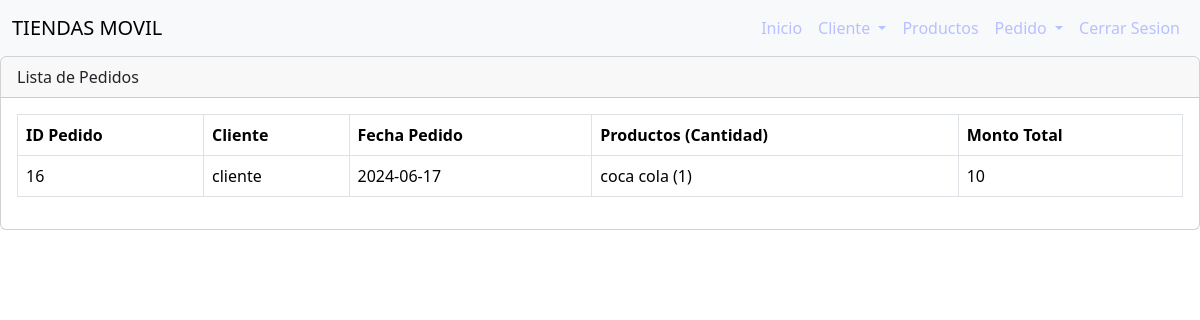
The page /secciones/pedidos/listado_p.php (signed in) on the database its author committed.
### tables this page shows
CREATE TABLE `pedido` (
  `idPedido` int NOT NULL AUTO_INCREMENT,
  `monto_total` double DEFAULT NULL,
  `fecha_pedido` date DEFAULT NULL,
  `cliente_idcliente` int NOT NULL,
  PRIMARY KEY (`idPedido`),
  KEY `fk_pedido_cliente1_idx` (`cliente_idcliente`),
  CONSTRAINT `fk_pedido_cliente1` FOREIGN KEY (`cliente_idcliente`) REFERENCES `cliente` (`idcliente`)
);

### secciones/pedidos/listado_p.php (the view, shortened to what this page needs)
<?php
$id_prevendedor = $_SESSION["idprevendedor"];
include("../../bd.php");
try {
    $sentencia_pedidos = $conexion->prepare("
        SELECT p.idPedido, p.monto_total, p.fecha_pedido,
        GROUP_CONCAT(DISTINCT CONCAT(c.nombre, ' ', c.apellido) SEPARATOR ', ') AS N_C,
               GROUP_CONCAT(CONCAT(pr.nombre, ' (', ph.cantidad, ')') SEPARATOR ', ') AS productos
        FROM pedido p
        INNER JOIN cliente c ON p.cliente_idcliente = c.idcliente
        INNER JOIN productos_has_pedido ph ON p.idPedido = ph.Pedido_idPedido
        INNER JOIN productos pr ON ph.productos_id_producto = pr.id_producto
        INNER JOIN prevendedor pv ON c.prevendedor_idprevendedor = pv.idprevendedor
        WHERE pv.idprevendedor = :id_prevendedor
        AND p.idPedido NOT IN (SELECT pedido FROM ventas)
        GROUP BY p.idPedido, p.monto_total, p.fecha_pedido, c.nombre
    ");
    $sentencia_pedidos->bindParam(":id_prevendedor", $id_prevendedor);
    $sentencia_pedidos->execute();
    $pedidos = $sentencia_pedidos->fetchAll(PDO::FETCH_ASSOC);
} catch (PDOException $e) {
    echo "Error al obtener los pedidos: " . $e->getMessage();
    exit();
}
include("../../templates/header.php");
?>
<div class="card">
    <div class="card-header">
        Lista de Pedidos
    </div>
    <div class="card-body">
        <table class="table table-bordered">
            <thead>
                <tr>
                    <th>ID Pedido</th>
                    <th>Cliente</th>
                    <th>Fecha Pedido</th>
                    <th>Productos (Cantidad)</th>
                    <th>Monto Total</th>
                </tr>
            </thead>
            <tbody>
                <?php foreach($pedidos as $pedido): ?>
                    <tr>
                        <td><?php echo htmlspecialchars($pedido['idPedido']); ?></td>
                        <td><?php echo htmlspecialchars($pedido['N_C']); ?></td>
                        <td><?php echo htmlspecialchars($pedido['fecha_pedido']); ?></td>
                        <td><?php echo htmlspecialchars($pedido['productos']); ?></td>
                        <td><?php echo htmlspecialchars($pedido['monto_total']); ?></td>
                    </tr>
                <?php endforeach; ?>
            </tbody>
        </table>
    </div>
</div>
<?php include("../../templates/footer.php"); ?>

### rows shown on the page
pedido: idPedido "16", N_C "cliente", fecha_pedido "2024-06-17", productos "coca cola (1)", monto_total "10"
